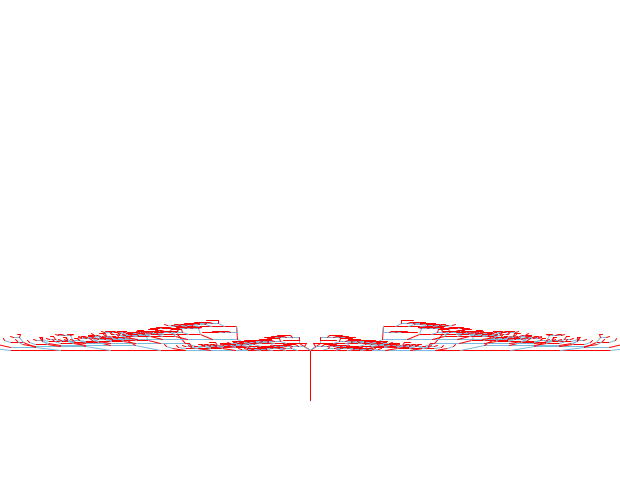
Frame 1 (no input)
Frame 60 (the mouse pressed at the canvas centre just before this capture): identical to frame 1, image omitted
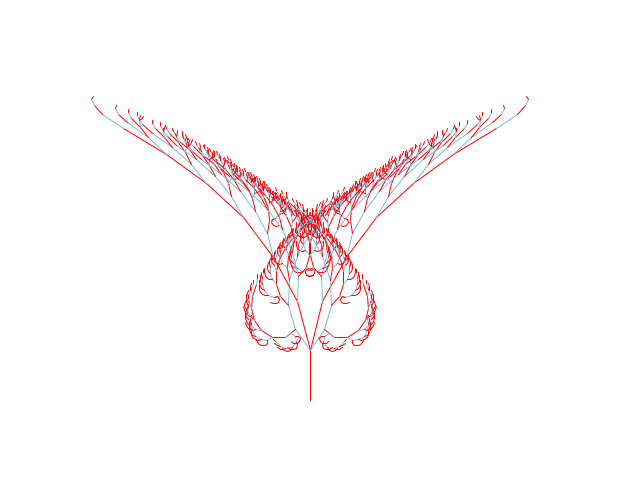
Frame 120 (the mouse held since frame 60 and released just before this capture)

The Processing sketch that drew these frames (run headless with seeded random() and noise(); from frame 60 on, the mouse is pressed at the canvas centre):

// Processing sketch: processing_16970
// ── processing_16970.pde

int counter;
int i;
int turns;
float angle;
float nextX;
float nextY;
float len;
float phi;
float coeff;
boolean increasing;

float x;
float y;

void setup() {  //setup function called initially, only once
  size(620, 500);
  background(255);  //set background white
  colorMode(RGB);   //set colors to Hue, Saturation, Brightness mode
  counter = 0;
  turns = 4;
  x = width/2;
  y  = height/2;
  angle = 0;
  len = 5;
  phi = 0;
  coeff = 2;
  increasing = true;
  
}

void draw() {  //draw function loops 
  

  //x= mouseX;
  //y = mouseY;
  
 background(255);
  
  
  
  
 i = 0;

turns = 6;


/*
drawSpiral(width/2-120,height/2,2 + mouseX/100, 20, PI/2,2,2);
drawSpiralT(width/2-120,height/2,2 + mouseX/100, 20, PI/2,2,2);


drawSpiral(width/2-120,height/2,2 + mouseX/100, 20, PI/2,3,2);
drawSpiralT(width/2-120,height/2,2 + mouseX/100, 20, PI/2,3,2);

drawSpiral(width/2-120,height/2,2 + mouseX/100, 20, PI/2,4,2);
drawSpiralT(width/2-120,height/2,2 + mouseX/100, 20, PI/2,4,2);*/




drawSpiral(width/2 ,height/2 +150 ,2 + mouseX/100, 50, PI/2,5,6);
drawSpiralT(width/2,height/2 + 150 ,2 + mouseX/100, 50, PI/2,5,6);









if( increasing){
   
phi = phi + 0.001;

} 


if ( !increasing ){
   phi = phi - 0.001;
}

if( phi > PI/3 ){
   phi = PI/3;
   increasing = false;
}

if( phi < -PI/3 ){
   phi = -PI/3;
   increasing = true;
   
}



coeff = coeff + 0.01;
   







}

void drawSpiral(float x, float y, int turns, float len, float angle, int depth,int depth2){
   
   if( depth % 2 == 0 ){
   stroke( 122,186,221);
   }
   else{
   stroke (255,0,0);
   }
   
   if(depth > 0){
      float nextX;
      float nextY;
      float nextAngle;
      
      nextX = x + len*cos(angle);
      nextY = y - len*sin(angle);
      
      line(x,y,nextX,nextY);
      
      nextAngle = angle + PI/(float)turns;
      
      //drawSpiral(nextX,nextY, turns +4, len/1.1, angle,depth-1);
      //drawSpiral(nextY ,nextX ,(turns  )  , len/1.1,-angle,depth-1);
      
      if( depth2 > 0) {
      drawSpiral(nextX ,nextY,turns +5 ,len,mouseY*angle/300,depth,depth2 -1);}
      //drawSpiral(nextX,nextY,-turns,len/1.1,-angle,depth-1);
      
      drawSpiral(nextX,nextY,turns /2,len/2,nextAngle ,depth-1,depth2);
   }
}


void drawSpiralT(float x, float y, int turns, float len, float angle, int depth,int depth2){
   
   if( depth % 2 == 0 ){
   stroke( 122,186,221);
   }
   else{
   stroke (255,0,0);
   }
   
   if(depth > 0){
      float nextX;
      float nextY;
      float nextAngle;
      
      nextX = x - len*cos(angle);
      nextY = y - len*sin(angle);
      
      line(x,y,nextX,nextY);
      
      nextAngle = angle + PI/(float)turns;
      
      //drawSpiral(nextX,nextY, turns +4, len/1.1, angle,depth-1);
      //drawSpiral(nextY ,nextX ,(turns  )  , len/1.1,-angle,depth-1);
      
      if( depth2 > 0) {
      drawSpiralT(nextX ,nextY,turns +5,len,mouseY*angle/300,depth,depth2 -1);}
      //drawSpiral(nextX,nextY,-turns,len/1.1,-angle,depth-1);
      
      drawSpiralT(nextX,nextY,turns / 2,len/2,nextAngle ,depth-1,depth2);
   }
}
   
   
                
                
